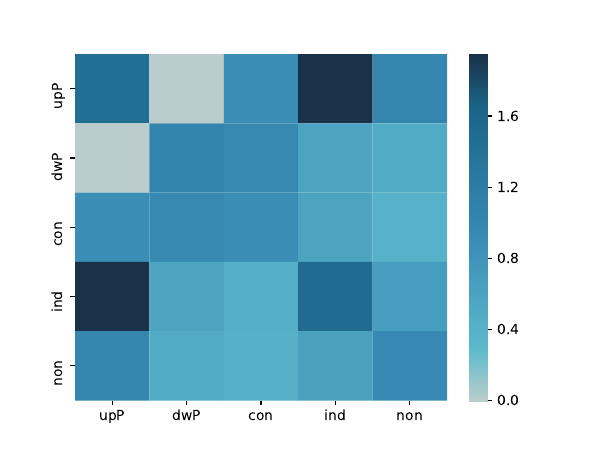

Source code (Python):

from Functions.PlotFunctions import *

hc = ["#BACDCC", "#5DBACD", "#3688B2", "#1A6588", "#1A3249"]

th = [0, 0.15, 0.5, 0.85, 1]
cdict = NonLinCdict(th, hc)
cm = colors.LinearSegmentedColormap('test', cdict)





e = {}
for edge in G.edges():
    #print(edge)
    edgeType = list(G.edges()[edge]["edgeType"].keys())[0]
    if edgeType not in e.keys():
        e[edgeType] = 1
    else:
        e[edgeType] += 1


edgeN = len(G.edges())
nodeN = len(G.nodes())

D = (2*edgeN)/((nodeN)*(nodeN+1))


edTy = ["upP-upP", "upP-dwP", "upP-con", "upP-ind", "upP-non",
        "dwP-upP", "dwP-dwP", "dwP-con", "dwP-ind", "dwP-non",
        "con-upP", "con-dwP", "con-con", "con-ind", "con-non",
        "ind-upP", "ind-dwP", "ind-con", "ind-ind", "ind-non",
        "non-upP", "non-dwP", "non-con", "non-ind", "non-non"]



matIF = []
for edT in edTy:
    c1 = edT.split("-")[0]
    c2 = edT.split("-")[1]
    if c1 == c2:
        V = len([node for node in G.nodes() if G.nodes()[node]["nodeClass"] == c1])
        Emax = (V*(V+1))/2
        if (c1, c2) in e:
            IF = e[(c1, c2)]/ (D*Emax)
        else:
            IF = e[(c2, c1)]/ (D*Emax)
    else:
        V = len([node for node in G.nodes() if G.nodes()[node]["nodeClass"] == c1])
        U = len([node for node in G.nodes() if G.nodes()[node]["nodeClass"] == c2])
        Emax = V*U
        if (c1, c2) in e:
            IF = e[(c1, c2)]/ (D*Emax)
        elif (c2, c1) in e:
            IF = e[(c2, c1)]/ (D*Emax)
        else:
            IF = 0
    matIF += [IF]

matIF = np.array(matIF).reshape(5,5)


fig = plt.figure(figsize=[6,4.5])
ax = sns.heatmap(matIF, cmap=cm,  xticklabels=["upP", "dwP", "con", "ind", "non"],  yticklabels=["upP", "dwP", "con", "ind", "non"])
bottom, top = ax.get_ylim()
ax.set_ylim(bottom + 0.5, top - 0.5)

fig.savefig("InteractionFrequency.pdf")
